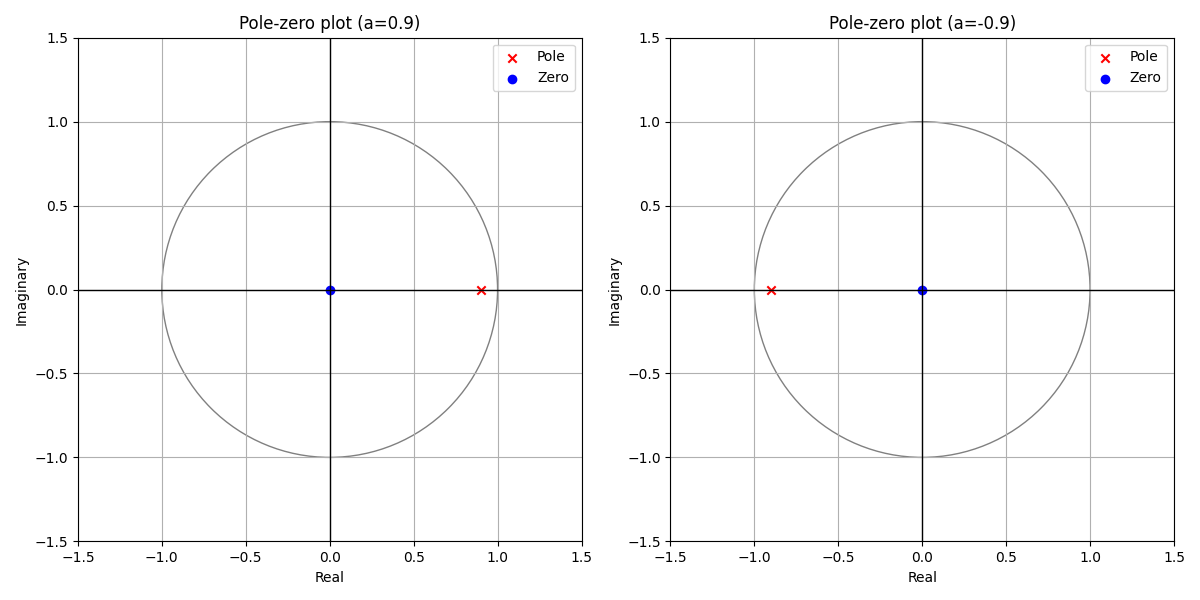

Generate this figure with Python:
import matplotlib.pyplot as plt
import numpy as np

# Function to plot pole-zero
def plot_pole_zero(a, subplot):
    zeros = np.array([0])  # zero is always at z=0
    poles = np.array([a])  # pole is at z=a
    
    # Creating the subplot
    plt.subplot(1, 2, subplot)
    
    # Plotting the unit circle
    unit_circle = plt.Circle((0,0), 1, color='gray', fill=False)
    plt.gca().add_patch(unit_circle)

    # Plotting poles and zeros
    plt.scatter(poles.real, poles.imag, color='r', marker='x', label='Pole')
    plt.scatter(zeros.real, zeros.imag, color='b', marker='o', label='Zero')
    # for zero in zeros:
    #     plt.text(zero.real, zero.imag, ' 0', verticalalignment='bottom', horizontalalignment='right', color='blue')
    # for pole in poles:
    #     plt.text(pole.real, pole.imag, ' x', verticalalignment='bottom', horizontalalignment='left', color='red')
    
    # Axis settings
    plt.axhline(0, color='black', lw=1)
    plt.axvline(0, color='black', lw=1)
    plt.xlim([-1.5, 1.5])
    plt.ylim([-1.5, 1.5])
    plt.gca().set_aspect('equal', adjustable='box')
    plt.grid(True)
    plt.title(f"Pole-zero plot (a={a})")
    plt.xlabel('Real')
    plt.ylabel('Imaginary')
    plt.legend()

# Setting up the figure
plt.figure(figsize=(12, 6))

# Plot for a=0.9
plot_pole_zero(0.9, 1)

# Plot for a=-0.9
plot_pole_zero(-0.9, 2)

# Displaying the plot
plt.tight_layout()
plt.show()
